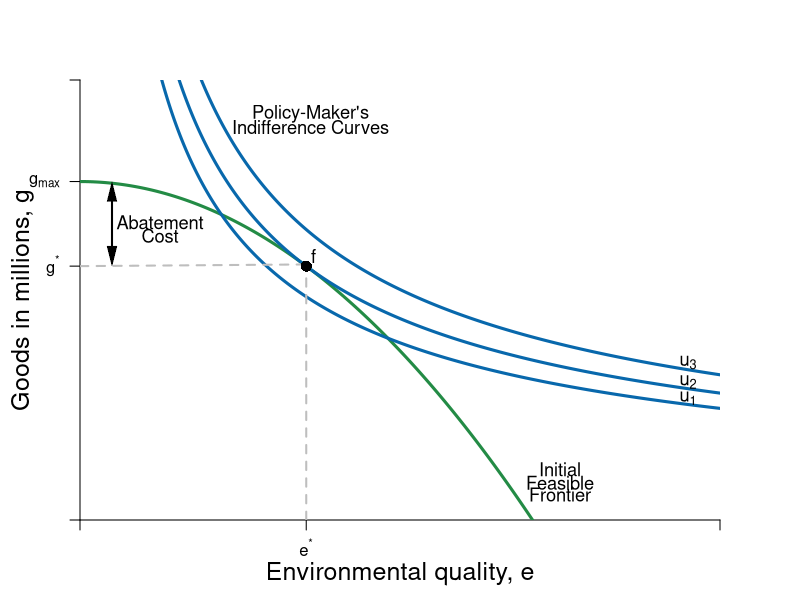

Recreate this plot in R.
#Graph Designer: Simon Halliday & Riley Boeth '17
#Authors: Bowles, Foley and Halliday
#Title: Coordination, Conflict and Competition: A Text in Microeconomics

library(shape)
pdf(file = "constrained_optimization/indiff_feasible_environ_initial.pdf", width = 8, height = 8)

#Set parameters for graphics
axislabelsize <- 1.5
labelsize <- 1.1
graphlinewidth <- 3
segmentlinewidth <- 2

COL <- c("#7fc97f", "#beaed4", "#fdc086", "#ffff99", "#386cb0", "#f0027f", "#bf5b17", "#666666")
COLA <- c("#e0f3db", "#99d8c9","#66c2a4","#41ae76", "#238b45", "#005824")
COLB <- c("#4eb3d3", "#2b8cbe", "#0868ac","#084081")

#Edited the margins to cater for the larger LHS labels
par(mar =  c(4, 4, 4, 4))

#Change this to make it log of l 

# ppf <- function(l, k = 0.5) {
#   k * (1/l)
# }

#Change to feasibility frontier equation

ppf <- function(x, y) {
  100-((x^2)/2)
}

#change alpha to .4

uFn <- function(x, y, alpha = 0.4){
  (x^alpha)*(y^(1-alpha))
}

#Add limits on axes and levels of utility for each indifference curve

ylims <- c(0, 130)
xlims <- c(0, 20)

npts <- 501 
x <- seq(xlims[1], xlims[2], length.out = npts)
y <- seq(ylims[1], ylims[2], length.out = npts) 

a <- c(27, 29.16, 31.616) #alpha = 0.4

plot(0, 0, xlim = xlims, ylim = ylims, type = "n",
     xlab = expression(paste("")),
     ylab = expression(paste("")), 
     xaxt = "n", 
     yaxt = "n", 
     cex.lab = axislabelsize, 
     bty = "n", 
     xaxs="i", 
     yaxs="i"
)

#changed x and y limits and ticks 
 
ticksx <- c(xlims[1], 7.07, xlims[2])
xlabels <- c(NA, expression(paste(e^"*")), NA)
ticksy <- c(ylims[1], ppf(x = 7.07), 100, ylims[2])
ylabels <- c(NA, expression(paste(g^"*")), expression(paste(g[max])), NA)


axis(1, at = ticksx, pos = 0, labels = xlabels)
axis(2, at = ticksy, pos = 0, labels = ylabels, las = 1)

npts <- 500 
xx1 <- seq(xlims[1], xlims[2], length.out = npts)
xx2 <- seq(0, xlims[2], length.out = npts)
xx3 <- seq(xlims[1], 0, length.out = npts)
xx4 <- seq(-11, 0, length.out = npts)

#Draw the polygon for shading the feasible set
#xpoly1 <- seq(from = xlims[1], to = 16, length.out = 500)
#ypoly1 <- ppf(xpoly1, k = 1.058868, maxx = 17)
#polygon(x = c(xpoly1, xpoly1[1]), y = c(ypoly1, rev(ypoly1)[1]), col=COLA[1], density=NULL, border = NA)

#Draw the graphs
lines(xx1, ppf(xx1, y), col = COLA[5], lwd = graphlinewidth)
#lines(xx2, fishProd(xx2, k = 2), col = COLB[3], lwd = graphlinewidth)
#lines(xx3, feasibleLabor(xx3, time = 10), col = COL[3], lwd = graphlinewidth)
#lines(xx4, manufactureProd(xx4, k = 0.1, alpha = 2), col = COLB[4], lwd = graphlinewidth)

#Label the feasible frontier
text(15, 15, expression("Initial"), cex = labelsize)
text(15, 11, expression("Feasible"), cex = labelsize)
text(15, 7.5, expression("Frontier"), cex = labelsize)
Arrows(1, 78, 1, 97, col = "black", lty = 1, lwd = 2, code = 3, arr.type = "triangle", arr.lwd = 0.5)
text(2.5, 88, expression("Abatement"), cex = labelsize)
text(2.5, 84, expression("Cost"), cex = labelsize)

contour(x, y, 
        outer(x, y, uFn),
        drawlabels = FALSE,
        col = COLB[3],
        lwd = graphlinewidth,
        levels = a, 
        xaxs="i", 
        yaxs="i", 
        add = TRUE)

#Axis labels
mtext(expression(paste("Environmental quality, ", e)), side = 1, line = 2.5, cex = axislabelsize)
text(-1.8, 0.5*ylims[2], expression(paste("Goods in millions, ", g)), xpd = TRUE, cex = axislabelsize, srt = 90) 

#Label the indifference curves generally
text(7.2, 120, expression("Policy-Maker's"), cex = labelsize)
text(7.2, 116, expression("Indifference Curves"), cex = labelsize)

#Label the indifference curves and place labels properly
text(19, 36, expression(u[1]), cex = labelsize)
text(19, 40.8, expression(u[2]), cex = labelsize)
text(19, 46.5, expression(u[3]), cex = labelsize)

#Annotate max u point on feasibility frontier
text(7.3, ppf(7.07) + 3, expression(paste(f)), cex = labelsize)
segments(7.07, 0, 7.07, ppf(x = 7.07), lty = 2, col = "gray", lwd = segmentlinewidth)
segments(0, ppf(x = 7.07), 7, ppf(x = 7), lty = 2, col = "gray", lwd = segmentlinewidth)
points(7.07, ppf(x = 7.07), pch = 16, col = "black", cex = 1.5)




dev.off()
